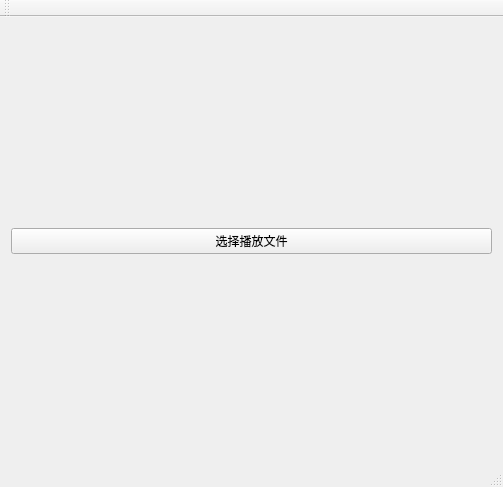
<?xml version="1.0" encoding="UTF-8"?>
<ui version="4.0">
 <class>MainWindow</class>
 <widget class="QMainWindow" name="MainWindow">
  <property name="geometry">
   <rect>
    <x>0</x>
    <y>0</y>
    <width>503</width>
    <height>487</height>
   </rect>
  </property>
  <property name="windowTitle">
   <string>MainWindow</string>
  </property>
  <widget class="QWidget" name="centralWidget">
   <layout class="QVBoxLayout" name="verticalLayout">
    <item>
     <widget class="QPushButton" name="pushButton">
      <property name="sizePolicy">
       <sizepolicy hsizetype="Expanding" vsizetype="Fixed">
        <horstretch>0</horstretch>
        <verstretch>0</verstretch>
       </sizepolicy>
      </property>
      <property name="text">
       <string>选择播放文件</string>
      </property>
     </widget>
    </item>
   </layout>
  </widget>
  <widget class="QMenuBar" name="menuBar">
   <property name="geometry">
    <rect>
     <x>0</x>
     <y>0</y>
     <width>503</width>
     <height>23</height>
    </rect>
   </property>
  </widget>
  <widget class="QToolBar" name="mainToolBar">
   <attribute name="toolBarArea">
    <enum>TopToolBarArea</enum>
   </attribute>
   <attribute name="toolBarBreak">
    <bool>false</bool>
   </attribute>
  </widget>
  <widget class="QStatusBar" name="statusBar"/>
 </widget>
 <layoutdefault spacing="6" margin="11"/>
 <resources/>
 <connections/>
</ui>
